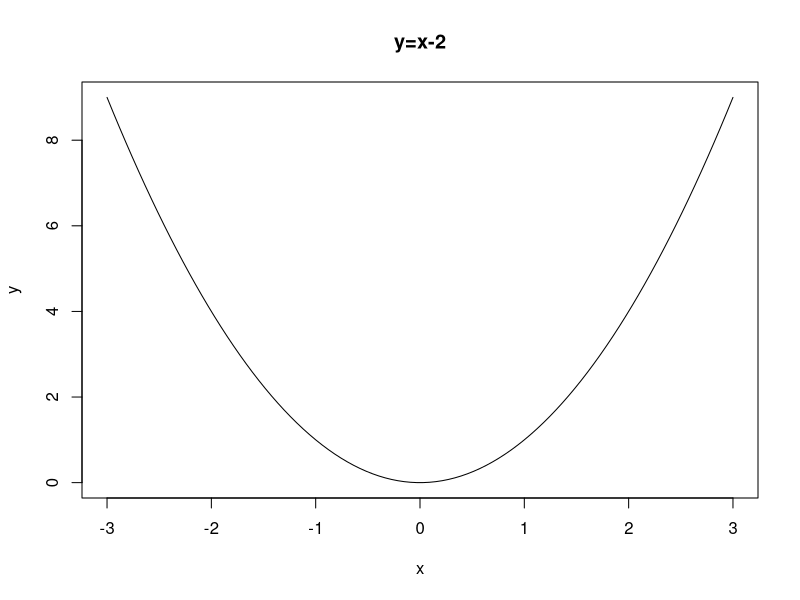
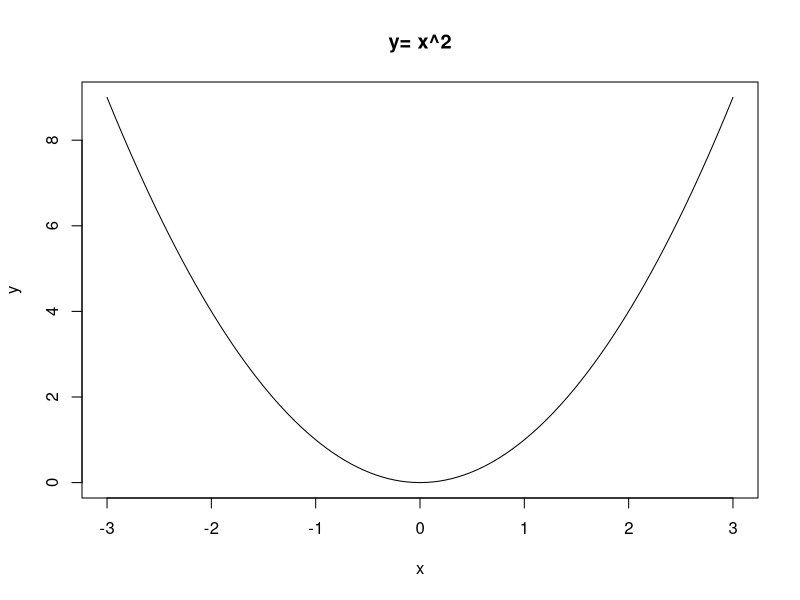

Generate these figures, in order, with R:
# plotを使った場合
x = seq(-3,3,len=100)
y = x^2
plot(x,y,type='l',xlab='x',ylab='y',main='y=x-2')
# curveを使った場合
curve(x^2,-3,3,type='l',xlab = 'x',ylab='y',main='y= x^2')
